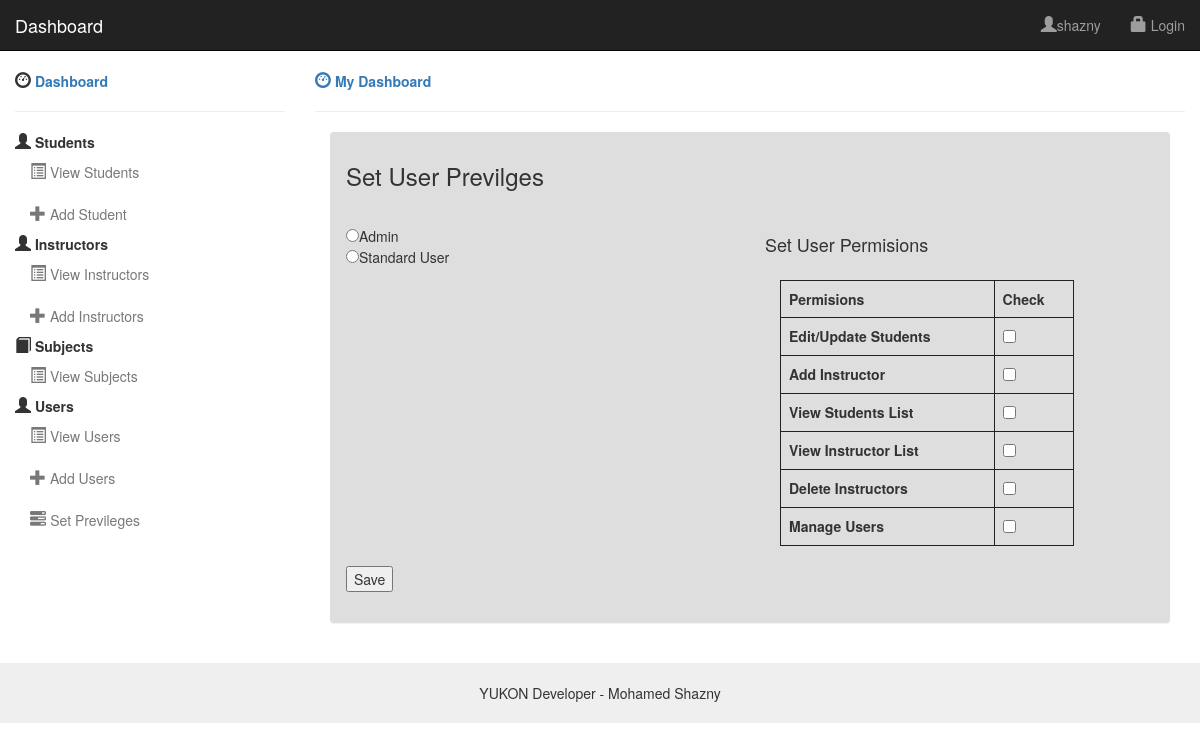
Screenshot of /set_user_previleges.php (signed in) with the database file from the repository.
### tables this page shows
CREATE TABLE `roles` (
  `role_id` int(10) UNSIGNED NOT NULL,
  `role_name` varchar(50) NOT NULL,
  `role_dis_name` varchar(50) NOT NULL
);

CREATE TABLE `permissions` (
  `perm_id` int(10) UNSIGNED NOT NULL,
  `perm_desc` varchar(50) NOT NULL,
  `perm_descriptions` varchar(100) NOT NULL
);

### set_user_previleges.php (the view, shortened to what this page needs)
<?php
include('header.php');
?>
<div class="container-fluid">
    <div class="row">
        <?php include('side_menu.php');?>
        <div class="col-sm-9">
            <a href="#"><strong><i class="glyphicon glyphicon-dashboard"></i> My Dashboard</strong></a>
            <hr>
          <div class="container">
        <div class="panel panel-flat">
        <div class="panel-heading"><h3>Set User Previlges</h3></div>
        <div class="panel-body">
          <div class="row">
             <form id="frm_set_prev">
                  <div class="col-sm-6">
                    <?php
                     $sql="SELECT * FROM roles";
                     $result = mysqli_query($conn, $sql);
                      if ($result->num_rows > 0) {
                        while($row = $result->fetch_assoc()) {
                           echo"
                                <input id='ddd' type='radio' name='role_id' onclick='check(this.value)' value='".$row['role_id']."'>".$row['role_dis_name']."<br>
                              ";
                        }
                      }
                    ?>
                  </div>
                  <div class="col-sm-6">
                    <h4>Set User Permisions</h4>
                    <div class="col-sm-10">
                       <table class="table table-bordered">
                          <thead>
                            <tr>
                              <th>Permisions</th>
                              <th>Check</th>
                            </tr>
                          </thead>
                          <tbody>
                            <?php
                             $sql="SELECT * FROM permissions";
                             $result = mysqli_query($conn, $sql);
                              if ($result->num_rows > 0) {
                                while($row = $result->fetch_assoc()) {
                                   echo "<div class='form-group'>";
                                   echo " <tr>";
                                   echo "   <th> ".$row['perm_descriptions']." </th>";
                                   echo "   <th>  <input type='checkbox' id=chprm-".$row['perm_id']." class='frmchkbx' name='permChekbx' value=".$row['perm_id']."> </th>";
                                   echo "</tr>";
                                   echo "</div>";
                                 }
                               }
                            ?>
                        </tbody>
                      </table>
                    </div>
                  </div>
                  <div class="col-sm-12">
                  <div class="form-group">
                      <input type="submit" value="Save" />
                  </div>
                  </div>
              </form>
            </div>
          </div>
          </div>
        </div>
      </div>
    </div>
   </div>
<?php
include('footer.php');
?>
    </body>
</html>

### header.php (style rules this page uses)
i { font-size:16px; }
.container { width: 100% !important; }
.panel { background-color: #dedede !important; }
.table-bordered>tbody>tr>td, .table-bordered>tbody>tr>th, .table-bordered>tfoot>tr>td, .table-bordered>tfoot>tr>th, .table-bordered>thead>tr>td, .table-bordered>thead>tr>th { border: 1px solid #222222 !important; }

### rows the page displays
roles: role_dis_name "Admin"
roles: role_dis_name "Standard User"
permissions: perm_descriptions "Edit/Update Students"
permissions: perm_descriptions "Add Instructor"
permissions: perm_descriptions "View Students List"
permissions: perm_descriptions "View Instructor List"
permissions: perm_descriptions "Delete Instructors"
permissions: perm_descriptions "Manage Users"

### other values shown
$_SESSION['username'] "shazny"
